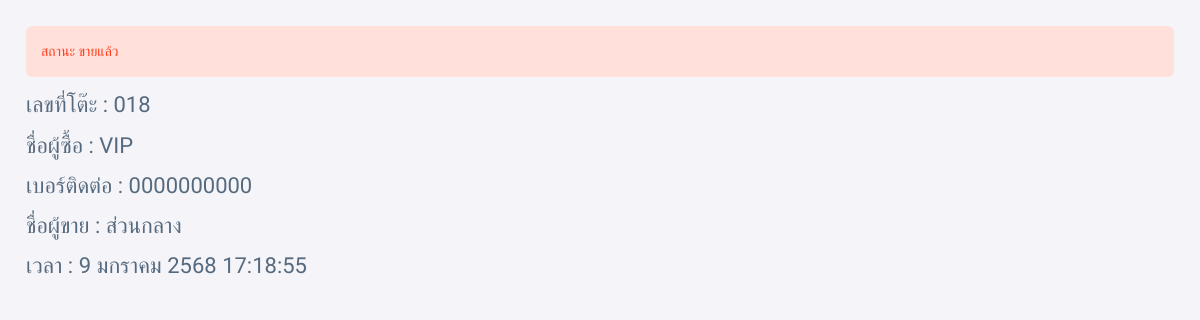
The app's page /examine.php with its own data.
### tables this page shows
CREATE TABLE `reserve` (
  `id_table` varchar(5) NOT NULL,
  `name_table` varchar(3) NOT NULL,
  `name` varchar(100) NOT NULL,
  `tel` int(10) UNSIGNED ZEROFILL NOT NULL,
  `email` varchar(100) NOT NULL,
  `status` int(1) NOT NULL,
  `status_pay` int(1) NOT NULL,
  `date_buy` varchar(20) NOT NULL,
  `seller` varchar(100) NOT NULL,
  `payment` varchar(200) NOT NULL,
  `birth_year` int(4) NOT NULL DEFAULT 0,
  `organization` varchar(200) NOT NULL DEFAULT '',
  `cookie_` varchar(100) NOT NULL,
  `date_del` varchar(20) NOT NULL
);

### settings/functions.php (called while the page is built, shortened)
<?php
function select($sql)
{
    global $mysqli;
    $result = array();
    $res = $mysqli->query($sql) or die("SQL Error: <br>" . $sql . "<br>" . $mysqli->error);
    while ($data = $res->fetch_assoc()) {
        $result[] = $data;
    }
    return $result;
}
$monthTH = [null, 'มกราคม', 'กุมภาพันธ์', 'มีนาคม', 'เมษายน', 'พฤษภาคม', 'มิถุนายน', 'กรกฎาคม', 'สิงหาคม', 'กันยายน', 'ตุลาคม', 'พฤศจิกายน', 'ธันวาคม'];
function DatetoThai($strDate, $for)
{
    global $monthTH_brev, $monthTH;
    switch ($for) {
        case '1995-02-20 00:00:00>>20ก.พ.2538 00:00:00':
            @list($date_, $time_) = explode(" ", $strDate);
            @list($strYear, $strMonth, $strDay) = explode("-", $date_);
            $strMonthThai = $monthTH[$strMonth - 0];
            $strDay = $strDay + 0;
            $strYear = $strYear+543;
            return "$strDay $strMonthThai $strYear $time_";
            break;
    }
}

### settings/config.php (called while the page is built, shortened)
<?php
$status_table = array(
	'0' => "ว่าง",
	'1' => "กำลังจอง",
	'2' => "ติดจอง",
	'3' => "รอตรวจสอบ",
	'4' => "ขายแล้ว",
);
$status_table_css = array(
	'0' => "success",
	'1' => "primary",
	'2' => "warning",
	'3' => "primary",
	'4' => "danger",
);
?>

### examine.php (the view, shortened to what this page needs)
<!DOCTYPE html>
<html
    lang="en"
    class="light-style layout-menu-fixed"
    dir="ltr"
    data-theme="theme-default"
    data-assets-path="assets/"
    data-template="vertical-menu-template-free">
<head>
    <link rel="stylesheet" href="assets/vendor/fonts/boxicons.css" />
    <link rel="stylesheet" href="assets/vendor/css/core.css" class="template-customizer-core-css" />
    <link rel="stylesheet" href="assets/vendor/css/theme-default.css" class="template-customizer-theme-css" />
    <link rel="stylesheet" href="assets/css/demo.css" />
    <link rel="stylesheet" href="assets/vendor/libs/perfect-scrollbar/perfect-scrollbar.css" />
    <link rel="stylesheet" href="assets/css/loader.css" />
    <link rel="stylesheet" href="assets/css/style_add.css" />
</head>
<body id="">
    <div class="layout-wrapper layout-content-navbar layout-without-menu">
        <div class="layout-container">
            <div class="layout-page">
                <div class="content-wrapper">
                    <div class="container-xxl flex-grow-1 container-p-y">
                        <?php
                        include_once('load.php');
                        $id = $_GET['no'];
                        $sql_reserve = select("select * from reserve where payment='$id' ");
                        $data_r = $sql_reserve[0];
                        $status = count($sql_reserve) <= 0 ? "ว่าง" : $status_table[$data_r['status']];
                        $status_css = count($sql_reserve) <= 0 ? $status_table_css[0] : $status_table_css[$data_r['status']];
                        ?>
                        <div class="row">
                            <div class="mb-3">
                                <div class="alert alert-<?= $status_css; ?>" role="alert">สถานะ <?= $status; ?></div>
                                <h4>เลขที่โต๊ะ : <?= str_pad($data_r['name_table'], 3, "0", STR_PAD_LEFT); ?></h4>
                                <h4>ชื่อผู้ซื้อ : <?= $data_r['name'] ?></h4>
                                <h4>เบอร์ติดต่อ : <?= $data_r['tel'] ?></h4>
                                <h4>ชื่อผู้ขาย : <?= $data_r['seller'] ?></h4>
                                <h4>เวลา : <?= DatetoThai($data_r['date_buy'], "1995-02-20 00:00:00>>20ก.พ.2538 00:00:00"); ?></h4>
                            </div>
                        </div>
                    </div>
                </div>
            </div>
        </div>
    </div>
</body>
</html>

### assets/css/loader.css (style rules this page uses)
html, body { font-family: Sarabun !important; margin: 0px; }

### assets/css/style_add.css (style rules this page uses)
html, body { font-family: Sarabun !important; font-size: 14px; }

### records on screen
reserve: status "ขายแล้ว", name_table "018", name "VIP", tel "0000000000", seller "ส่วนกลาง", date_buy "9 มกราคม 2568 17:18:55"
